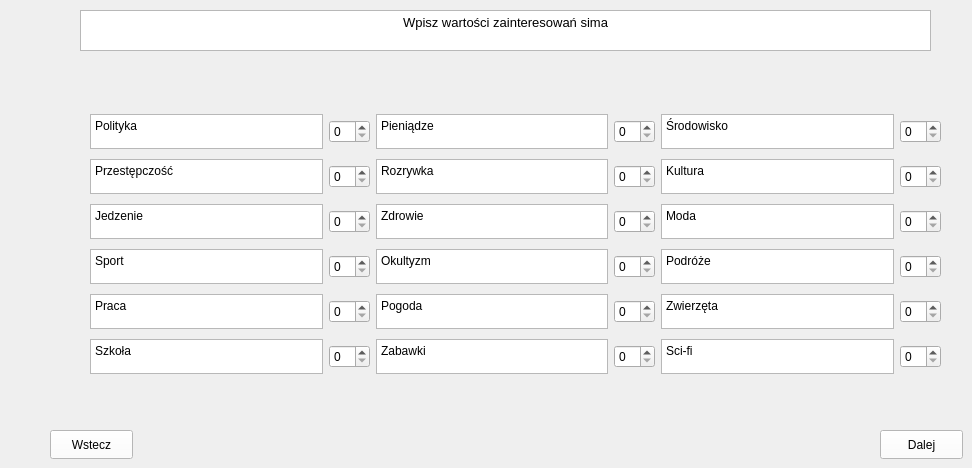
    <widget class="QWidget" name="Zainteresowania">
     <widget class="QWidget" name="gridLayoutWidget">
      <property name="geometry">
       <rect>
        <x>90</x>
        <y>110</y>
        <width>851</width>
        <height>271</height>
       </rect>
      </property>
      <layout class="QGridLayout" name="gridLayout_5">
       <property name="sizeConstraint">
        <enum>QLayout::SetMinimumSize</enum>
       </property>
       <item row="4" column="1">
        <widget class="QSpinBox" name="spinBox_5"/>
       </item>
       <item row="5" column="3">
        <widget class="QSpinBox" name="spinBox_14"/>
       </item>
       <item row="5" column="4">
        <widget class="QTextBrowser" name="textBrowser_64">
         <property name="maximumSize">
          <size>
           <width>250</width>
           <height>35</height>
          </size>
         </property>
         <property name="html">
          <string>&lt;!DOCTYPE HTML PUBLIC &quot;-//W3C//DTD HTML 4.0//EN&quot; &quot;http://www.w3.org/TR/REC-html40/strict.dtd&quot;&gt;
&lt;html&gt;&lt;head&gt;&lt;meta name=&quot;qrichtext&quot; content=&quot;1&quot; /&gt;&lt;meta charset=&quot;utf-8&quot; /&gt;&lt;style type=&quot;text/css&quot;&gt;
p, li { white-space: pre-wrap; }
hr { height: 1px; border-width: 0; }
li.unchecked::marker { content: &quot;\2610&quot;; }
li.checked::marker { content: &quot;\2612&quot;; }
&lt;/style&gt;&lt;/head&gt;&lt;body style=&quot; font-family:'Segoe UI'; font-size:9pt; font-weight:400; font-style:normal;&quot;&gt;
&lt;p style=&quot; margin-top:0px; margin-bottom:0px; margin-left:0px; margin-right:0px; -qt-block-indent:0; text-indent:0px;&quot;&gt;Sci-fi&lt;/p&gt;&lt;/body&gt;&lt;/html&gt;</string>
         </property>
        </widget>
       </item>
       <item row="1" column="3">
        <widget class="QSpinBox" name="spinBox_12"/>
       </item>
       <item row="3" column="1">
        <widget class="QSpinBox" name="spinBox_4"/>
       </item>
       <item row="2" column="0">
        <widget class="QTextBrowser" name="textBrowser_52">
         <property name="maximumSize">
          <size>
           <width>250</width>
           <height>35</height>
          </size>
         </property>
         <property name="html">
          <string>&lt;!DOCTYPE HTML PUBLIC &quot;-//W3C//DTD HTML 4.0//EN&quot; &quot;http://www.w3.org/TR/REC-html40/strict.dtd&quot;&gt;
&lt;html&gt;&lt;head&gt;&lt;meta name=&quot;qrichtext&quot; content=&quot;1&quot; /&gt;&lt;meta charset=&quot;utf-8&quot; /&gt;&lt;style type=&quot;text/css&quot;&gt;
p, li { white-space: pre-wrap; }
hr { height: 1px; border-width: 0; }
li.unchecked::marker { content: &quot;\2610&quot;; }
li.checked::marker { content: &quot;\2612&quot;; }
&lt;/style&gt;&lt;/head&gt;&lt;body style=&quot; font-family:'Segoe UI'; font-size:9pt; font-weight:400; font-style:normal;&quot;&gt;
&lt;p style=&quot; margin-top:0px; margin-bottom:0px; margin-left:0px; margin-right:0px; -qt-block-indent:0; text-indent:0px;&quot;&gt;Jedzenie&lt;/p&gt;&lt;/body&gt;&lt;/html&gt;</string>
         </property>
        </widget>
       </item>
       <item row="5" column="0">
        <widget class="QTextBrowser" name="textBrowser_55">
         <property name="maximumSize">
          <size>
           <width>250</width>
           <height>35</height>
          </size>
         </property>
         <property name="html">
          <string>&lt;!DOCTYPE HTML PUBLIC &quot;-//W3C//DTD HTML 4.0//EN&quot; &quot;http://www.w3.org/TR/REC-html40/strict.dtd&quot;&gt;
&lt;html&gt;&lt;head&gt;&lt;meta name=&quot;qrichtext&quot; content=&quot;1&quot; /&gt;&lt;meta charset=&quot;utf-8&quot; /&gt;&lt;style type=&quot;text/css&quot;&gt;
p, li { white-space: pre-wrap; }
hr { height: 1px; border-width: 0; }
li.unchecked::marker { content: &quot;\2610&quot;; }
li.checked::marker { content: &quot;\2612&quot;; }
&lt;/style&gt;&lt;/head&gt;&lt;body style=&quot; font-family:'Segoe UI'; font-size:9pt; font-weight:400; font-style:normal;&quot;&gt;
&lt;p style=&quot; margin-top:0px; margin-bottom:0px; margin-left:0px; margin-right:0px; -qt-block-indent:0; text-indent:0px;&quot;&gt;Szkoła&lt;/p&gt;&lt;/body&gt;&lt;/html&gt;</string>
         </property>
        </widget>
       </item>
       <item row="0" column="2">
        <widget class="QTextBrowser" name="textBrowser_56">
         <property name="maximumSize">
          <size>
           <width>250</width>
           <height>35</height>
          </size>
         </property>
         <property name="html">
          <string>&lt;!DOCTYPE HTML PUBLIC &quot;-//W3C//DTD HTML 4.0//EN&quot; &quot;http://www.w3.org/TR/REC-html40/strict.dtd&quot;&gt;
&lt;html&gt;&lt;head&gt;&lt;meta name=&quot;qrichtext&quot; content=&quot;1&quot; /&gt;&lt;meta charset=&quot;utf-8&quot; /&gt;&lt;style type=&quot;text/css&quot;&gt;
p, li { white-space: pre-wrap; }
hr { height: 1px; border-width: 0; }
li.unchecked::marker { content: &quot;\2610&quot;; }
li.checked::marker { content: &quot;\2612&quot;; }
&lt;/style&gt;&lt;/head&gt;&lt;body style=&quot; font-family:'Segoe UI'; font-size:9pt; font-weight:400; font-style:normal;&quot;&gt;
&lt;p style=&quot; margin-top:0px; margin-bottom:0px; margin-left:0px; margin-right:0px; -qt-block-indent:0; text-indent:0px;&quot;&gt;Pieniądze&lt;/p&gt;&lt;/body&gt;&lt;/html&gt;</string>
         </property>
        </widget>
       </item>
       <item row="2" column="2">
        <widget class="QTextBrowser" name="textBrowser_59">
         <property name="maximumSize">
          <size>
           <width>250</width>
           <height>35</height>
          </size>
         </property>
         <property name="html">
          <string>&lt;!DOCTYPE HTML PUBLIC &quot;-//W3C//DTD HTML 4.0//EN&quot; &quot;http://www.w3.org/TR/REC-html40/strict.dtd&quot;&gt;
&lt;html&gt;&lt;head&gt;&lt;meta name=&quot;qrichtext&quot; content=&quot;1&quot; /&gt;&lt;meta charset=&quot;utf-8&quot; /&gt;&lt;style type=&quot;text/css&quot;&gt;
p, li { white-space: pre-wrap; }
hr { height: 1px; border-width: 0; }
li.unchecked::marker { content: &quot;\2610&quot;; }
li.checked::marker { content: &quot;\2612&quot;; }
&lt;/style&gt;&lt;/head&gt;&lt;body style=&quot; font-family:'Segoe UI'; font-size:9pt; font-weight:400; font-style:normal;&quot;&gt;
&lt;p style=&quot; margin-top:0px; margin-bottom:0px; margin-left:0px; margin-right:0px; -qt-block-indent:0; text-indent:0px;&quot;&gt;Zdrowie&lt;/p&gt;&lt;/body&gt;&lt;/html&gt;</string>
         </property>
        </widget>
       </item>
       <item row="3" column="4">
        <widget class="QTextBrowser" name="textBrowser_66">
         <property name="maximumSize">
          <size>
           <width>250</width>
           <height>35</height>
          </size>
         </property>
         <property name="html">
          <string>&lt;!DOCTYPE HTML PUBLIC &quot;-//W3C//DTD HTML 4.0//EN&quot; &quot;http://www.w3.org/TR/REC-html40/strict.dtd&quot;&gt;
&lt;html&gt;&lt;head&gt;&lt;meta name=&quot;qrichtext&quot; content=&quot;1&quot; /&gt;&lt;meta charset=&quot;utf-8&quot; /&gt;&lt;style type=&quot;text/css&quot;&gt;
p, li { white-space: pre-wrap; }
hr { height: 1px; border-width: 0; }
li.unchecked::marker { content: &quot;\2610&quot;; }
li.checked::marker { content: &quot;\2612&quot;; }
&lt;/style&gt;&lt;/head&gt;&lt;body style=&quot; font-family:'Segoe UI'; font-size:9pt; font-weight:400; font-style:normal;&quot;&gt;
&lt;p style=&quot; margin-top:0px; margin-bottom:0px; margin-left:0px; margin-right:0px; -qt-block-indent:0; text-indent:0px;&quot;&gt;Podróże&lt;/p&gt;&lt;/body&gt;&lt;/html&gt;</string>
         </property>
        </widget>
       </item>
       <item row="0" column="4">
        <widget class="QTextBrowser" name="textBrowser_68">
         <property name="sizePolicy">
          <sizepolicy hsizetype="Preferred" vsizetype="Preferred">
           <horstretch>0</horstretch>
           <verstretch>0</verstretch>
          </sizepolicy>
         </property>
         <property name="maximumSize">
          <size>
           <width>250</width>
           <height>35</height>
          </size>
         </property>
         <property name="html">
          <string>&lt;!DOCTYPE HTML PUBLIC &quot;-//W3C//DTD HTML 4.0//EN&quot; &quot;http://www.w3.org/TR/REC-html40/strict.dtd&quot;&gt;
&lt;html&gt;&lt;head&gt;&lt;meta name=&quot;qrichtext&quot; content=&quot;1&quot; /&gt;&lt;meta charset=&quot;utf-8&quot; /&gt;&lt;style type=&quot;text/css&quot;&gt;
p, li { white-space: pre-wrap; }
hr { height: 1px; border-width: 0; }
li.unchecked::marker { content: &quot;\2610&quot;; }
li.checked::marker { content: &quot;\2612&quot;; }
&lt;/style&gt;&lt;/head&gt;&lt;body style=&quot; font-family:'Segoe UI'; font-size:9pt; font-weight:400; font-style:normal;&quot;&gt;
&lt;p style=&quot; margin-top:0px; margin-bottom:0px; margin-left:0px; margin-right:0px; -qt-block-indent:0; text-indent:0px;&quot;&gt;Środowisko&lt;/p&gt;&lt;/body&gt;&lt;/html&gt;</string>
         </property>
        </widget>
       </item>
       <item row="0" column="3">
        <widget class="QSpinBox" name="spinBox_13"/>
       </item>
       <item row="4" column="2">
        <widget class="QTextBrowser" name="textBrowser_61">
         <property name="maximumSize">
          <size>
           <width>250</width>
           <height>35</height>
          </size>
         </property>
         <property name="html">
          <string>&lt;!DOCTYPE HTML PUBLIC &quot;-//W3C//DTD HTML 4.0//EN&quot; &quot;http://www.w3.org/TR/REC-html40/strict.dtd&quot;&gt;
&lt;html&gt;&lt;head&gt;&lt;meta name=&quot;qrichtext&quot; content=&quot;1&quot; /&gt;&lt;meta charset=&quot;utf-8&quot; /&gt;&lt;style type=&quot;text/css&quot;&gt;
p, li { white-space: pre-wrap; }
hr { height: 1px; border-width: 0; }
li.unchecked::marker { content: &quot;\2610&quot;; }
li.checked::marker { content: &quot;\2612&quot;; }
&lt;/style&gt;&lt;/head&gt;&lt;body style=&quot; font-family:'Segoe UI'; font-size:9pt; font-weight:400; font-style:normal;&quot;&gt;
&lt;p style=&quot; margin-top:0px; margin-bottom:0px; margin-left:0px; margin-right:0px; -qt-block-indent:0; text-indent:0px;&quot;&gt;Pogoda&lt;/p&gt;&lt;/body&gt;&lt;/html&gt;</string>
         </property>
        </widget>
       </item>
       <item row="2" column="1">
        <widget class="QSpinBox" name="spinBox_3"/>
       </item>
       <item row="4" column="0">
        <widget class="QTextBrowser" name="textBrowser_54">
         <property name="maximumSize">
          <size>
           <width>250</width>
           <height>35</height>
          </size>
         </property>
         <property name="html">
          <string>&lt;!DOCTYPE HTML PUBLIC &quot;-//W3C//DTD HTML 4.0//EN&quot; &quot;http://www.w3.org/TR/REC-html40/strict.dtd&quot;&gt;
&lt;html&gt;&lt;head&gt;&lt;meta name=&quot;qrichtext&quot; content=&quot;1&quot; /&gt;&lt;meta charset=&quot;utf-8&quot; /&gt;&lt;style type=&quot;text/css&quot;&gt;
p, li { white-space: pre-wrap; }
hr { height: 1px; border-width: 0; }
li.unchecked::marker { content: &quot;\2610&quot;; }
li.checked::marker { content: &quot;\2612&quot;; }
&lt;/style&gt;&lt;/head&gt;&lt;body style=&quot; font-family:'Segoe UI'; font-size:9pt; font-weight:400; font-style:normal;&quot;&gt;
&lt;p style=&quot; margin-top:0px; margin-bottom:0px; margin-left:0px; margin-right:0px; -qt-block-indent:0; text-indent:0px;&quot;&gt;Praca&lt;/p&gt;&lt;/body&gt;&lt;/html&gt;</string>
         </property>
        </widget>
       </item>
       <item row="1" column="1">
        <widget class="QSpinBox" name="spinBox_2"/>
       </item>
       <item row="0" column="0">
        <widget class="QTextBrowser" name="textBrowser_50">
         <property name="maximumSize">
          <size>
           <width>250</width>
           <height>35</height>
          </size>
         </property>
         <property name="html">
          <string>&lt;!DOCTYPE HTML PUBLIC &quot;-//W3C//DTD HTML 4.0//EN&quot; &quot;http://www.w3.org/TR/REC-html40/strict.dtd&quot;&gt;
&lt;html&gt;&lt;head&gt;&lt;meta name=&quot;qrichtext&quot; content=&quot;1&quot; /&gt;&lt;meta charset=&quot;utf-8&quot; /&gt;&lt;style type=&quot;text/css&quot;&gt;
p, li { white-space: pre-wrap; }
hr { height: 1px; border-width: 0; }
li.unchecked::marker { content: &quot;\2610&quot;; }
li.checked::marker { content: &quot;\2612&quot;; }
&lt;/style&gt;&lt;/head&gt;&lt;body style=&quot; font-family:'Segoe UI'; font-size:9pt; font-weight:400; font-style:normal;&quot;&gt;
&lt;p style=&quot; margin-top:0px; margin-bottom:0px; margin-left:0px; margin-right:0px; -qt-block-indent:0; text-indent:0px;&quot;&gt;Polityka&lt;/p&gt;&lt;/body&gt;&lt;/html&gt;</string>
         </property>
        </widget>
       </item>
       <item row="3" column="3">
        <widget class="QSpinBox" name="spinBox_10"/>
       </item>
       <item row="4" column="3">
        <widget class="QSpinBox" name="spinBox_8"/>
       </item>
       <item row="3" column="0">
        <widget class="QTextBrowser" name="textBrowser_53">
         <property name="maximumSize">
          <size>
           <width>250</width>
           <height>35</height>
          </size>
         </property>
         <property name="html">
          <string>&lt;!DOCTYPE HTML PUBLIC &quot;-//W3C//DTD HTML 4.0//EN&quot; &quot;http://www.w3.org/TR/REC-html40/strict.dtd&quot;&gt;
&lt;html&gt;&lt;head&gt;&lt;meta name=&quot;qrichtext&quot; content=&quot;1&quot; /&gt;&lt;meta charset=&quot;utf-8&quot; /&gt;&lt;style type=&quot;text/css&quot;&gt;
p, li { white-space: pre-wrap; }
hr { height: 1px; border-width: 0; }
li.unchecked::marker { content: &quot;\2610&quot;; }
li.checked::marker { content: &quot;\2612&quot;; }
&lt;/style&gt;&lt;/head&gt;&lt;body style=&quot; font-family:'Segoe UI'; font-size:9pt; font-weight:400; font-style:normal;&quot;&gt;
&lt;p style=&quot; margin-top:0px; margin-bottom:0px; margin-left:0px; margin-right:0px; -qt-block-indent:0; text-indent:0px;&quot;&gt;Sport&lt;/p&gt;&lt;/body&gt;&lt;/html&gt;</string>
         </property>
        </widget>
       </item>
       <item row="0" column="1">
        <widget class="QSpinBox" name="spinBox"/>
       </item>
       <item row="2" column="3">
        <widget class="QSpinBox" name="spinBox_11"/>
       </item>
       <item row="1" column="2">
        <widget class="QTextBrowser" name="textBrowser_58">
         <property name="maximumSize">
          <size>
           <width>250</width>
           <height>35</height>
          </size>
         </property>
         <property name="html">
          <string>&lt;!DOCTYPE HTML PUBLIC &quot;-//W3C//DTD HTML 4.0//EN&quot; &quot;http://www.w3.org/TR/REC-html40/strict.dtd&quot;&gt;
&lt;html&gt;&lt;head&gt;&lt;meta name=&quot;qrichtext&quot; content=&quot;1&quot; /&gt;&lt;meta charset=&quot;utf-8&quot; /&gt;&lt;style type=&quot;text/css&quot;&gt;
p, li { white-space: pre-wrap; }
hr { height: 1px; border-width: 0; }
li.unchecked::marker { content: &quot;\2610&quot;; }
li.checked::marker { content: &quot;\2612&quot;; }
&lt;/style&gt;&lt;/head&gt;&lt;body style=&quot; font-family:'Segoe UI'; font-size:9pt; font-weight:400; font-style:normal;&quot;&gt;
&lt;p style=&quot; margin-top:0px; margin-bottom:0px; margin-left:0px; margin-right:0px; -qt-block-indent:0; text-indent:0px;&quot;&gt;Rozrywka&lt;/p&gt;&lt;/body&gt;&lt;/html&gt;</string>
         </property>
        </widget>
       </item>
       <item row="5" column="1">
        <widget class="QSpinBox" name="spinBox_6"/>
       </item>
       <item row="1" column="0">
        <widget class="QTextBrowser" name="textBrowser_51">
         <property name="maximumSize">
          <size>
           <width>250</width>
           <height>35</height>
          </size>
         </property>
         <property name="html">
          <string>&lt;!DOCTYPE HTML PUBLIC &quot;-//W3C//DTD HTML 4.0//EN&quot; &quot;http://www.w3.org/TR/REC-html40/strict.dtd&quot;&gt;
&lt;html&gt;&lt;head&gt;&lt;meta name=&quot;qrichtext&quot; content=&quot;1&quot; /&gt;&lt;meta charset=&quot;utf-8&quot; /&gt;&lt;style type=&quot;text/css&quot;&gt;
p, li { white-space: pre-wrap; }
hr { height: 1px; border-width: 0; }
li.unchecked::marker { content: &quot;\2610&quot;; }
li.checked::marker { content: &quot;\2612&quot;; }
&lt;/style&gt;&lt;/head&gt;&lt;body style=&quot; font-family:'Segoe UI'; font-size:9pt; font-weight:400; font-style:normal;&quot;&gt;
&lt;p style=&quot; margin-top:0px; margin-bottom:0px; margin-left:0px; margin-right:0px; -qt-block-indent:0; text-indent:0px;&quot;&gt;Przestępczość&lt;/p&gt;&lt;/body&gt;&lt;/html&gt;</string>
         </property>
        </widget>
       </item>
       <item row="2" column="4">
        <widget class="QTextBrowser" name="textBrowser_67">
         <property name="maximumSize">
          <size>
           <width>250</width>
           <height>35</height>
          </size>
         </property>
         <property name="html">
          <string>&lt;!DOCTYPE HTML PUBLIC &quot;-//W3C//DTD HTML 4.0//EN&quot; &quot;http://www.w3.org/TR/REC-html40/strict.dtd&quot;&gt;
&lt;html&gt;&lt;head&gt;&lt;meta name=&quot;qrichtext&quot; content=&quot;1&quot; /&gt;&lt;meta charset=&quot;utf-8&quot; /&gt;&lt;style type=&quot;text/css&quot;&gt;
p, li { white-space: pre-wrap; }
hr { height: 1px; border-width: 0; }
li.unchecked::marker { content: &quot;\2610&quot;; }
li.checked::marker { content: &quot;\2612&quot;; }
&lt;/style&gt;&lt;/head&gt;&lt;body style=&quot; font-family:'Segoe UI'; font-size:9pt; font-weight:400; font-style:normal;&quot;&gt;
&lt;p style=&quot; margin-top:0px; margin-bottom:0px; margin-left:0px; margin-right:0px; -qt-block-indent:0; text-indent:0px;&quot;&gt;Moda&lt;/p&gt;&lt;/body&gt;&lt;/html&gt;</string>
         </property>
        </widget>
       </item>
       <item row="3" column="2">
        <widget class="QTextBrowser" name="textBrowser_60">
         <property name="maximumSize">
          <size>
           <width>250</width>
           <height>35</height>
          </size>
         </property>
         <property name="html">
          <string>&lt;!DOCTYPE HTML PUBLIC &quot;-//W3C//DTD HTML 4.0//EN&quot; &quot;http://www.w3.org/TR/REC-html40/strict.dtd&quot;&gt;
&lt;html&gt;&lt;head&gt;&lt;meta name=&quot;qrichtext&quot; content=&quot;1&quot; /&gt;&lt;meta charset=&quot;utf-8&quot; /&gt;&lt;style type=&quot;text/css&quot;&gt;
p, li { white-space: pre-wrap; }
hr { height: 1px; border-width: 0; }
li.unchecked::marker { content: &quot;\2610&quot;; }
li.checked::marker { content: &quot;\2612&quot;; }
&lt;/style&gt;&lt;/head&gt;&lt;body style=&quot; font-family:'Segoe UI'; font-size:9pt; font-weight:400; font-style:normal;&quot;&gt;
&lt;p style=&quot; margin-top:0px; margin-bottom:0px; margin-left:0px; margin-right:0px; -qt-block-indent:0; text-indent:0px;&quot;&gt;Okultyzm&lt;/p&gt;&lt;/body&gt;&lt;/html&gt;</string>
         </property>
        </widget>
       </item>
       <item row="1" column="4">
        <widget class="QTextBrowser" name="textBrowser_69">
         <property name="maximumSize">
          <size>
           <width>250</width>
           <height>35</height>
          </size>
         </property>
         <property name="html">
          <string>&lt;!DOCTYPE HTML PUBLIC &quot;-//W3C//DTD HTML 4.0//EN&quot; &quot;http://www.w3.org/TR/REC-html40/strict.dtd&quot;&gt;
&lt;html&gt;&lt;head&gt;&lt;meta name=&quot;qrichtext&quot; content=&quot;1&quot; /&gt;&lt;meta charset=&quot;utf-8&quot; /&gt;&lt;style type=&quot;text/css&quot;&gt;
p, li { white-space: pre-wrap; }
hr { height: 1px; border-width: 0; }
li.unchecked::marker { content: &quot;\2610&quot;; }
li.checked::marker { content: &quot;\2612&quot;; }
&lt;/style&gt;&lt;/head&gt;&lt;body style=&quot; font-family:'Segoe UI'; font-size:9pt; font-weight:400; font-style:normal;&quot;&gt;
&lt;p style=&quot; margin-top:0px; margin-bottom:0px; margin-left:0px; margin-right:0px; -qt-block-indent:0; text-indent:0px;&quot;&gt;Kultura&lt;/p&gt;&lt;/body&gt;&lt;/html&gt;</string>
         </property>
        </widget>
       </item>
       <item row="5" column="2">
        <widget class="QTextBrowser" name="textBrowser_63">
         <property name="maximumSize">
          <size>
           <width>250</width>
           <height>35</height>
          </size>
         </property>
         <property name="html">
          <string>&lt;!DOCTYPE HTML PUBLIC &quot;-//W3C//DTD HTML 4.0//EN&quot; &quot;http://www.w3.org/TR/REC-html40/strict.dtd&quot;&gt;
&lt;html&gt;&lt;head&gt;&lt;meta name=&quot;qrichtext&quot; content=&quot;1&quot; /&gt;&lt;meta charset=&quot;utf-8&quot; /&gt;&lt;style type=&quot;text/css&quot;&gt;
p, li { white-space: pre-wrap; }
hr { height: 1px; border-width: 0; }
li.unchecked::marker { content: &quot;\2610&quot;; }
li.checked::marker { content: &quot;\2612&quot;; }
&lt;/style&gt;&lt;/head&gt;&lt;body style=&quot; font-family:'Segoe UI'; font-size:9pt; font-weight:400; font-style:normal;&quot;&gt;
&lt;p style=&quot; margin-top:0px; margin-bottom:0px; margin-left:0px; margin-right:0px; -qt-block-indent:0; text-indent:0px;&quot;&gt;Zabawki&lt;/p&gt;&lt;/body&gt;&lt;/html&gt;</string>
         </property>
        </widget>
       </item>
       <item row="4" column="4">
        <widget class="QTextBrowser" name="textBrowser_65">
         <property name="maximumSize">
          <size>
           <width>250</width>
           <height>35</height>
          </size>
         </property>
         <property name="html">
          <string>&lt;!DOCTYPE HTML PUBLIC &quot;-//W3C//DTD HTML 4.0//EN&quot; &quot;http://www.w3.org/TR/REC-html40/strict.dtd&quot;&gt;
&lt;html&gt;&lt;head&gt;&lt;meta name=&quot;qrichtext&quot; content=&quot;1&quot; /&gt;&lt;meta charset=&quot;utf-8&quot; /&gt;&lt;style type=&quot;text/css&quot;&gt;
p, li { white-space: pre-wrap; }
hr { height: 1px; border-width: 0; }
li.unchecked::marker { content: &quot;\2610&quot;; }
li.checked::marker { content: &quot;\2612&quot;; }
&lt;/style&gt;&lt;/head&gt;&lt;body style=&quot; font-family:'Segoe UI'; font-size:9pt; font-weight:400; font-style:normal;&quot;&gt;
&lt;p style=&quot; margin-top:0px; margin-bottom:0px; margin-left:0px; margin-right:0px; -qt-block-indent:0; text-indent:0px;&quot;&gt;Zwierzęta&lt;/p&gt;&lt;/body&gt;&lt;/html&gt;</string>
         </property>
        </widget>
       </item>
       <item row="0" column="5">
        <widget class="QSpinBox" name="spinBox_15"/>
       </item>
       <item row="1" column="5">
        <widget class="QSpinBox" name="spinBox_16"/>
       </item>
       <item row="2" column="5">
        <widget class="QSpinBox" name="spinBox_17"/>
       </item>
       <item row="3" column="5">
        <widget class="QSpinBox" name="spinBox_18"/>
       </item>
       <item row="4" column="5">
        <widget class="QSpinBox" name="spinBox_19"/>
       </item>
       <item row="5" column="5">
        <widget class="QSpinBox" name="spinBox_20"/>
       </item>
      </layout>
     </widget>
     <widget class="QPushButton" name="pushButton_3">
      <property name="geometry">
       <rect>
        <x>880</x>
        <y>430</y>
        <width>83</width>
        <height>29</height>
       </rect>
      </property>
      <property name="styleSheet">
       <string notr="true">background-color: rgb(255, 255, 255);</string>
      </property>
      <property name="text">
       <string>Dalej</string>
      </property>
     </widget>
     <widget class="QPushButton" name="pushButton_4">
      <property name="geometry">
       <rect>
        <x>50</x>
        <y>430</y>
        <width>83</width>
        <height>29</height>
       </rect>
      </property>
      <property name="styleSheet">
       <string notr="true">background-color: rgb(255, 255, 255);</string>
      </property>
      <property name="text">
       <string>Wstecz</string>
      </property>
     </widget>
     <widget class="QTextBrowser" name="textBrowser_62">
      <property name="geometry">
       <rect>
        <x>80</x>
        <y>10</y>
        <width>851</width>
        <height>41</height>
       </rect>
      </property>
      <property name="html">
       <string>&lt;!DOCTYPE HTML PUBLIC &quot;-//W3C//DTD HTML 4.0//EN&quot; &quot;http://www.w3.org/TR/REC-html40/strict.dtd&quot;&gt;
&lt;html&gt;&lt;head&gt;&lt;meta name=&quot;qrichtext&quot; content=&quot;1&quot; /&gt;&lt;meta charset=&quot;utf-8&quot; /&gt;&lt;style type=&quot;text/css&quot;&gt;
p, li { white-space: pre-wrap; }
hr { height: 1px; border-width: 0; }
li.unchecked::marker { content: &quot;\2610&quot;; }
li.checked::marker { content: &quot;\2612&quot;; }
&lt;/style&gt;&lt;/head&gt;&lt;body style=&quot; font-family:'Segoe UI'; font-size:9pt; font-weight:400; font-style:normal;&quot;&gt;
&lt;p align=&quot;center&quot; style=&quot; margin-top:0px; margin-bottom:0px; margin-left:0px; margin-right:0px; -qt-block-indent:0; text-indent:0px;&quot;&gt;&lt;span style=&quot; font-size:10pt;&quot;&gt;Wpisz wartości zainteresowań sima&lt;/span&gt;&lt;/p&gt;&lt;/body&gt;&lt;/html&gt;</string>
      </property>
     </widget>
    </widget>
